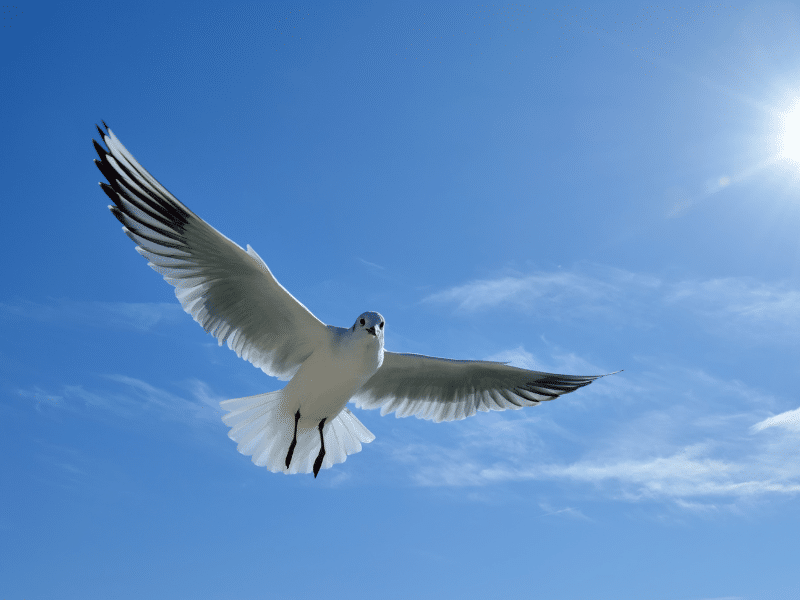
#> input picture test_rotation/test.png, 800 x 600 px
$ python test.py
#> lines starting #> are read from the running program, lines starting #| are printed output that depends on the picture
import numpy as np
import cv2
from functools import lru_cache
from typing import Optional, Tuple

CropRect = Tuple[int, int, int, int]  # x, y, w, h

@lru_cache(maxsize=8)
def make_rotation_maps(
    frame_size: Tuple[int, int],
    angle: float,
    crop_rect: Optional[CropRect] = None
) -> Tuple[np.ndarray, np.ndarray]:
    """
    Precompute map_x, map_y for cv2.remap.

    Args:
      frame_size: (h, w) of the source frames.
      angle:      Rotation angle in degrees (positive = CCW).
      crop_rect:  (x, y, w, h) of the desired crop in the rotated image;
                  if None, uses full (w, h).

    Returns:
      map_x, map_y arrays of shape (out_h, out_w), dtype=float32.
    """
    h, w = frame_size
    # Output crop defaults to full frame
    if crop_rect is None:
        x0, y0, out_w, out_h = 0, 0, w, h
    else:
        x0, y0, out_w, out_h = crop_rect

    # Build grid of (i', j') in output
    j_coords, i_coords = np.meshgrid(np.arange(out_w), np.arange(out_h))
    # Shift to center of rotated image
    cx, cy = w / 2.0, h / 2.0
    # Absolute output coordinates in rotated image
    abs_x = j_coords + x0
    abs_y = i_coords + y0

    # Inverse rotation matrix
    θ = np.deg2rad(angle)
    cos, sin = np.cos(θ), np.sin(θ)
    # [ [ cos,  sin],
    #   [-sin, cos] ]  is R⁻¹ for a CCW rotation by θ
    # Translate coords to origin, rotate back, translate back
    x_rel = abs_x - cx
    y_rel = abs_y - cy
    src_x =  cos * x_rel + sin * y_rel + cx
    src_y = -sin * x_rel + cos * y_rel + cy

    # Build float32 maps for remap
    map_x = src_x.astype(np.float32)
    map_y = src_y.astype(np.float32)

    return map_x, map_y

'''


def rotate_and_crop(
    frame: np.ndarray,
    angle: float,
    crop_rect: Optional[CropRect] = None
) -> np.ndarray:
    """
    Rotate `frame` by `angle` (degrees CCW) and optionally crop the result.
    Uses precomputed remap tables for efficiency.
    """
    h, w = frame.shape[:2]
    map_x, map_y = make_rotation_maps((h, w), angle, crop_rect)

    # Choose interpolation per dtype
    if frame.dtype == np.bool_:
        # Boolean mask → uint8 for remap
        tmp = (frame.astype(np.uint8) * 255)
        remapped = cv2.remap(tmp, map_x, map_y,
                             interpolation=cv2.INTER_NEAREST)
        return remapped > 127

    else:
        # Normal image: bicubic for quality
        return cv2.remap(frame, map_x, map_y,
                         interpolation=cv2.INTER_CUBIC)
'''

def rotate_and_crop(
    frame: np.ndarray,
    angle: float,
    crop_rect: Optional[CropRect] = None
) -> np.ndarray:
    """
    Rotate `frame` by `angle` (degrees CCW) and optionally crop the result.
    Uses precomputed remap tables for efficiency.
    Uses CUDA acceleration if available.
    """
    h, w = frame.shape[:2]
    map_x, map_y = make_rotation_maps((h, w), angle, crop_rect)

    # Check if CUDA is available
    use_cuda = False
    try:
        if hasattr(cv2, 'cuda') and cv2.cuda.getCudaEnabledDeviceCount() > 0:
            use_cuda = True
    except (AttributeError, ImportError):
        # cv2.cuda is not available
        use_cuda = False

    # Choose interpolation per dtype
    if frame.dtype == np.bool_:
        # Boolean mask → uint8 for remap
        tmp = (frame.astype(np.uint8) * 255)

        if use_cuda:
            try:
                # Convert to GPU
                gpu_tmp = cv2.cuda.GpuMat()
                gpu_tmp.upload(tmp)

                # Create GPU maps
                gpu_map_x = cv2.cuda.GpuMat()
                gpu_map_x.upload(map_x)
                gpu_map_y = cv2.cuda.GpuMat()
                gpu_map_y.upload(map_y)

                # Perform remap on GPU
                gpu_result = cv2.cuda.remap(gpu_tmp, gpu_map_x, gpu_map_y,
                                            cv2.INTER_NEAREST)

                # Download result
                remapped = gpu_result.download()
            except Exception:
                # Fall back to CPU if CUDA operation fails
                remapped = cv2.remap(tmp, map_x, map_y,
                                   interpolation=cv2.INTER_NEAREST)
        else:
            remapped = cv2.remap(tmp, map_x, map_y,
                               interpolation=cv2.INTER_NEAREST)

        return remapped > 127

    else:
        # Normal image: bicubic for quality
        if use_cuda:
            try:
                # Convert to GPU
                gpu_frame = cv2.cuda.GpuMat()
                gpu_frame.upload(frame)

                # Create GPU maps
                gpu_map_x = cv2.cuda.GpuMat()
                gpu_map_x.upload(map_x)
                gpu_map_y = cv2.cuda.GpuMat()
                gpu_map_y.upload(map_y)

                # Perform remap on GPU
                gpu_result = cv2.cuda.remap(gpu_frame, gpu_map_x, gpu_map_y,
                                           cv2.INTER_CUBIC)

                # Download result
                return gpu_result.download()
            except Exception:
                # Fall back to CPU if CUDA operation fails
                return cv2.remap(frame, map_x, map_y,
                              interpolation=cv2.INTER_CUBIC)
        else:
            return cv2.remap(frame, map_x, map_y,
                          interpolation=cv2.INTER_CUBIC)


def main():

    frame = cv2.imread('test.png')  # Load your image/frame here
#> frame is the input picture: shape (600, 800, 3); mean B, G, R 197.1, 142.7, 96.1

    # frame = cv2.cvtColor(frame, cv2.COLOR_BGR2RGB)  # Convert to RGB if needed

    # One-time (first call builds maps)
    angle = 60
    crop = (50, 150, 400, 400)  # x, y, width, height

    # For each frame in your video loop:
    rotated = rotate_and_crop(frame, angle, crop)
#> in rotate_and_crop, `return cv2.remap(frame, map_x, map_y, interpolation=cv2.INTER_CUBIC)`:
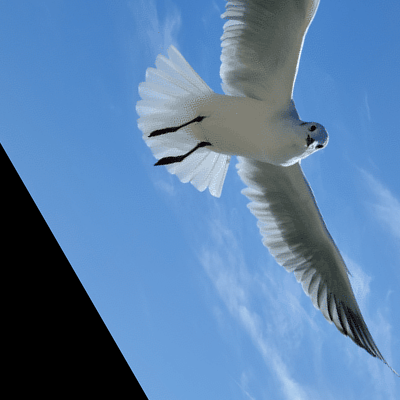
#> returned value: shape (400, 400, 3); mean of channels 0, 1, 2 168.9, 127.7, 90.6; drawn as B, G, R
    # ... process or display `rotated` ...

    cv2.imshow("rotated", rotated)
    cv2.waitKey(0)
    cv2.destroyAllWindows()

if __name__ == "__main__":
    main()
